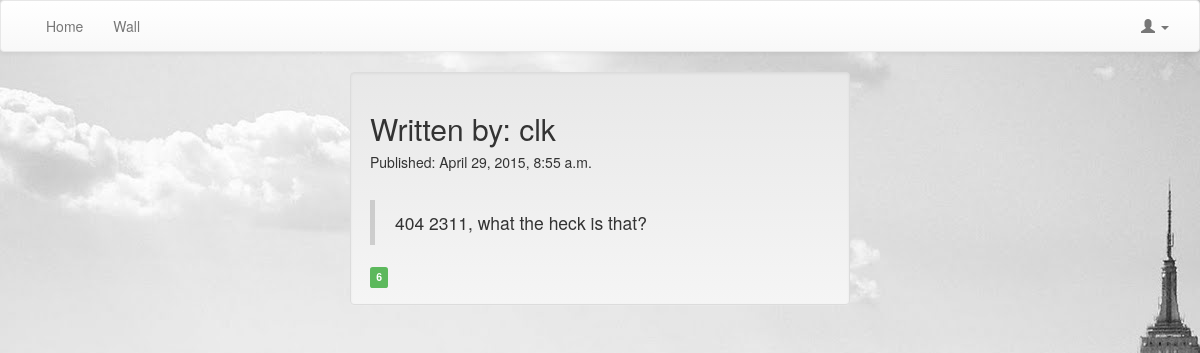
The app's page /kvittr_messages/22/ with its own data.
### kvittr_messages/models.py (models this page shows, shortened)
class Message(models.Model):
	message = models.TextField()
	created_by = models.ForeignKey(User, related_name="created_message")
	created_datetime = models.DateTimeField()
	likes = models.PositiveIntegerField(default=0)
	class Meta:
		ordering = ['-id']

### kvittr_messages/views.py (the view)
# urls.py: url(r'^(\d+)/$', views.message_details, name='message_details'),
def message_details(request, message_id):
	message = Message.objects.get(pk=message_id)
	messages = Message.objects.all()
	context = {'message': message}
	return render(request, 'kvittr_messages/message_details.html', context)

### kvittr_messages/templates/kvittr_messages/message_details.html (shortened to what this page needs)
{% extends 'theme/base.html' %}
{% load staticfiles %}
{% block extra_head %}
        <link rel="stylesheet" href="{% static "kvittr_messages/css/style.css" %}">
{% endblock extra_head %}
{% block pagecontent %}
	<div class="well well_center">
		<h2>Written by: {{ message.created_by }} </h2>
		<h5>Published: {{ message.created_datetime }} </h5>
                <br>
        <blockquote>{{ message.message }}</blockquote>
                <span class="label label-success label-as-badge" id="id-likes-for-message-{{ message.id }}">{{ message.likes }}</span>
	</div>
{% endblock %}

### kvittr_messages/static/kvittr_messages/css/style.css (style rules this page uses)
body { background-image: url("/static/kvittr_messages/images/background.jpg"); background-repeat:no-repeat; }
.well_center { width: 500px; margin-left: auto; margin-right: auto; }

### records on screen
Message: created_by "clk", created_datetime "April 29, 2015, 8:55 a.m.", message "404 2311, what the heck is that?", likes "6"
